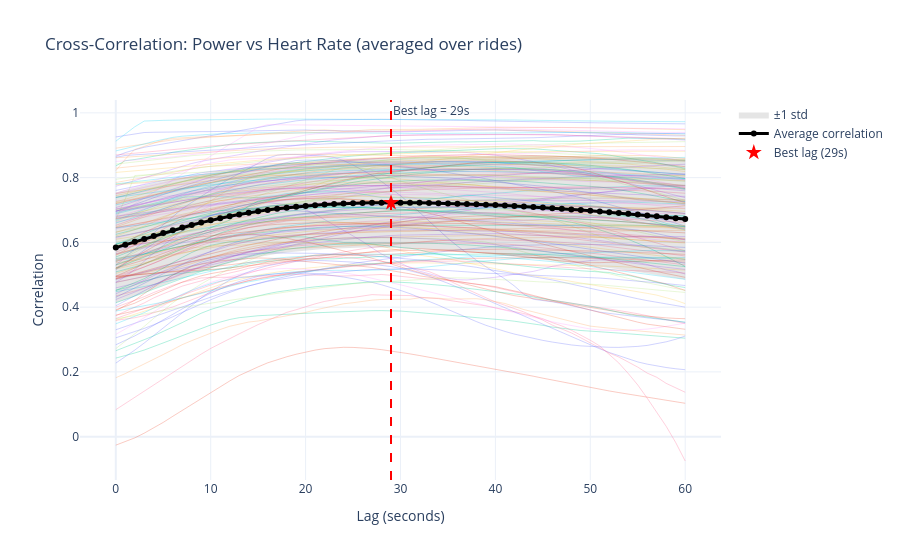

The cell this chart's notebook holds for it:
### Code cell
per_ride_df = compute_cross_correlation_per_ride(
    df,
    ride_id_col="source_file",
    power_col="power",
    heart_rate_col="heart_rate",
    max_lag=60,
)

per_ride_df = per_ride_df.dropna(subset=["correlation"])

averaged_df = average_cross_correlation(per_ride_df)

best_lag = find_best_lag(averaged_df)
print(f"Best lag averaged over all rides: {best_lag} seconds")

fig = plot_cross_correlation_overview(per_ride_df, averaged_df, best_lag)
fig.show()
